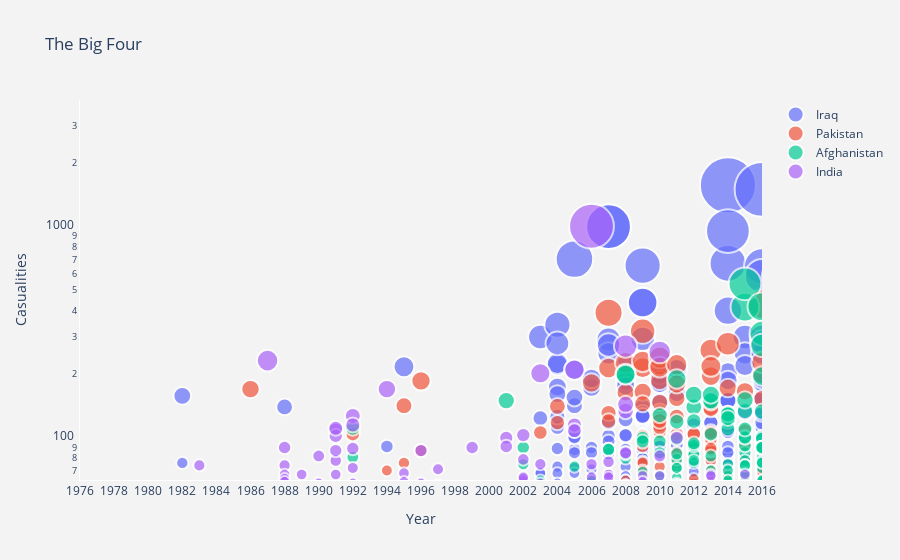

Notebook code for this chart:
### Code cell
data = [trace0, trace1, trace2, trace3]
layout = go.Layout(
         title = 'The Big Four',
         xaxis = dict(
             title = 'Year',
             #type = 'log',
             range = [1976,2016],
             tickmode = 'auto',
             nticks = 30,
             showline = True,
             showgrid = False
             ),
         yaxis = dict(
             title = 'Casualities',
             type = 'log',
             range = [1.8,3.6],
             tickmode = 'auto',
             nticks = 40,
             showline = True,
             showgrid = False),
         paper_bgcolor='rgb(243, 243, 243)',
         plot_bgcolor='rgb(243, 243, 243)',
         )
fig = go.Figure(data=data, layout=layout)
py.iplot(fig, filename='Terrorism Bubble')

### Figure 1 — Plotly figure (JSON) as saved in the notebook; plotly's stock layout.template omitted (floating-point values rounded to 4 significant figures; data arrays with more than 128 entries replaced by an {"elided": "..."} marker saying what was removed)
{"data": [{"marker": {"line": {"width": 2}, "size": {"elided": "264 int values"}, "sizemode": "area", "symbol": "circle"}, "mode": "markers", "name": "Iraq", "text": {"elided": "264 str values"}, "type": "scatter", "x": {"elided": "264 int values"}, "y": {"elided": "264 int values"}}, {"marker": {"line": {"width": 2}, "size": {"elided": "135 int values"}, "sizemode": "area", "symbol": "circle"}, "mode": "markers", "name": "Pakistan", "text": {"elided": "135 str values"}, "type": "scatter", "x": {"elided": "135 int values"}, "y": {"elided": "135 int values"}}, {"marker": {"line": {"width": 2}, "size": {"elided": "172 int values"}, "sizemode": "area", "symbol": "circle"}, "mode": "markers", "name": "Afghanistan", "text": {"elided": "172 str values"}, "type": "scatter", "x": {"elided": "172 int values"}, "y": {"elided": "172 int values"}}, {"marker": {"line": {"width": 2}, "size": [74, 54, 232, 90, 74, 67, 64, 62, 67, 58, 53, 82, 54, 55, 56, 61, 109, 78, 102, 67, 111, 87, 89, 59, 72, 58, 127, 115, 61, 170, 68, 52, 62, 51, 51, 61, 87, 71, 60, 90, 100, 91, 79, 62, 64, 103, 65, 75, 61, 202, 52, 115, 108, 210, 75, 1005, 55, 65, 67, 67, 77, 65, 57, 53, 272, 84, 60, 134, 144, 85, 54, 66, 62, 66, 82, 255, 51, 100, 52, 52, 52, 60, 67, 66, 67, 95], "sizemode": "area", "symbol": "circle"}, "mode": "markers", "name": "India", "text": ["City: Unknown<br>Group: Anti-Immigrant extremists<br>casualities: 74<br>Year: 1983", "City: Imphal<br>Group: People's Liberation Army (India)<br>casualities: 54<br>Year: 1984", "City: Chennai<br>Group: Tamils<br>casualities: 232<br>Year: 1987", "City: Amritsar<br>Group: Khalistan Liberation Force<br>casualities: 90<br>Year: 1988", "City: Amritsar<br>Group: Sikh Extremists<br>casualities: 74<br>Year: 1988", "City: Barpeta<br>Group: United Liberation Front of Assam (ULFA)<br>casualities: 67<br>Year: 1988", "City: Jammu<br>Group: Babbar Khalsa International (BKI)<br>casualities: 64<br>Year: 1988", "City: Batala<br>Group: Babbar Khalsa International (BKI)<br>casualities: 62<br>Year: 1988", "City: Bongaigaon<br>Group: Bodo Militants<br>casualities: 67<br>Year: 1989", "City: Karnal<br>Group: Sikh Extremists<br>casualities: 58<br>Year: 1989", "City: Unknown<br>Group: Khalistan Commando Force<br>casualities: 53<br>Year: 1989", "City: Batala<br>Group: Khalistan Commando Force<br>casualities: 82<br>Year: 1990", "City: Sepalpani<br>Group: Bodo Militants<br>casualities: 54<br>Year: 1990", "City: Pathankot<br>Group: Babbar Khalsa International (BKI)<br>casualities: 55<br>Year: 1990", "City: Rangia<br>Group: Bodo Militants<br>casualities: 56<br>Year: 1990", "City: Hyderabad<br>Group: People's War Group (PWG)<br>casualities: 61<br>Year: 1990", "City: New Delhi<br>Group: Sikh Extremists<br>casualities: 109<br>Year: 1991", "City: Kila Raipur<br>Group: Sikh Extremists<br>casualities: 78<br>Year: 1991", "City: Baddowal<br>Group: Sikh Extremists<br>casualities: 102<br>Year: 1991", "City: Sopore<br>Group: Muslim Militants<br>casualities: 67<br>Year: 1991", "City: Bajpur<br>Group: Sikh Extremists<br>casualities: 111<br>Year: 1991", "City: Sohian<br>Group: Sikh Extremists<br>casualities: 87<br>Year: 1991", "City: New Delhi<br>Group: Muslim Militants<br>casualities: 89<br>Year: 1992", "City: Pathankot<br>Group: Sikh Extremists<br>casualities: 59<br>Year: 1992", "City: Delhi<br>Group: Muslim Separatists<br>casualities: 72<br>Year: 1992", "City: Guwahati<br>Group: National Democratic Front of Bodoland (NDFB)<br>casualities: 58<br>Year: 1992", "City: Unknown<br>Group: Muslim Militants<br>casualities: 127<br>Year: 1992", "City: Bombay<br>Group: Muslim Militants<br>casualities: 115<br>Year: 1992", "City: Unknown<br>Group: Muslims<br>casualities: 61<br>Year: 1992", "City: Banabari<br>Group: Bodo Militants<br>casualities: 170<br>Year: 1994", "City: Jammu<br>Group: Kashmiri extremists<br>casualities: 68<br>Year: 1995", "City: Lailalong<br>Group: National Socialist Council of Nagaland<br>casualities: 52<br>Year: 1995", "City: Jammu<br>Group: Harkat ul Ansar<br>casualities: 62<br>Year: 1995", "City: New Delhi<br>Group: Jammu and Kashmir Islamic Front<br>casualities: 51<br>Year: 1996", "City: New Delhi<br>Group: Jammu and Kashmir Liberation Front<br>casualities: 51<br>Year: 1996", "City: Maiamnala<br>Group: National Socialist Council of Nagaland<br>casualities: 61<br>Year: 1996", "City: Sansapani<br>Group: Bodo Liberation Tigers (BLT)<br>casualities: 87<br>Year: 1996", "City: Unknown<br>Group: Muslim Rebels<br>casualities: 71<br>Year: 1997", "City: Bathe-Lakshmanpur<br>Group: Ranbir Sena<br>casualities: 60<br>Year: 1997", "City: Shiliguri<br>Group: United Liberation Front of Assam (ULFA)<br>casualities: 90<br>Year: 1999", "City: Baghmara<br>Group: National Democratic Front of Bodoland (NDFB)<br>casualities: 100<br>Year: 2001", "City: Srinagar<br>Group: Jaish-e-Mohammad (JeM)<br>casualities: 91<br>Year: 2001", "City: Jammu<br>Group: Lashkar-e-Taiba (LeT)<br>casualities: 79<br>Year: 2002", "City: Jammu<br>Group: Lashkar-e-Taiba (LeT)<br>casualities: 62<br>Year: 2002", "City: Jammu<br>Group: Lashkar-e-Taiba (LeT)<br>casualities: 64<br>Year: 2002", "City: Gandhinagar<br>Group: Gunmen<br>casualities: 103<br>Year: 2002", "City: Jammu<br>Group: Lashkar-e-Taiba (LeT)<br>casualities: 65<br>Year: 2002", "City: Mumbai<br>Group: Students Islamic Movement of India (SIMI)<br>casualities: 75<br>Year: 2003", "City: Bamungopha<br>Group: United Liberation Front of Assam (ULFA)<br>casualities: 61<br>Year: 2003", "City: Mumbai<br>Group: Students Islamic Movement of India (SIMI)<br>casualities: 202<br>Year: 2003", "City: Dimapur<br>Group: United Liberation Front of Assam (ULFA)<br>casualities: 52<br>Year: 2004", "City: Pulwama<br>Group: United Jihad Council<br>casualities: 115<br>Year: 2005", "City: Kotrapali<br>Group: Communist Party of India - Maoist (CPI-Maoist)<br>casualities: 108<br>Year: 2005", "City: New Delhi<br>Group: Lashkar-e-Taiba (LeT)<br>casualities: 210<br>Year: 2005", "City: Dantewada district<br>Group: Communist Party of India - Maoist (CPI-Maoist)<br>casualities: 75<br>Year: 2006", "City: Mumbai<br>Group: Lashkar-e-Taiba (LeT)<br>casualities: 1005<br>Year: 2006", "City: Imphal<br>Group: Kanglei Yawol Kanna Lup (KYKL)<br>casualities: 55<br>Year: 2006", "City: Guwahati<br>Group: United Liberation Front of Assam (ULFA)<br>casualities: 65<br>Year: 2006", "City: Sadiya<br>Group: United Liberation Front of Assam (ULFA)<br>casualities: 67<br>Year: 2007", "City: Ranibodli<br>Group: Naxalites<br>casualities: 67<br>Year: 2007", "City: Hyderabad<br>Group: Harkatul Jihad-e-Islami<br>casualities: 77<br>Year: 2007", "City: Doom Dooma<br>Group: United Liberation Front of Assam (ULFA)<br>casualities: 65<br>Year: 2007", "City: Murkongselek<br>Group: United Liberation Front of Assam (ULFA)<br>casualities: 57<br>Year: 2008", "City: New Delhi<br>Group: Indian Mujahideen<br>casualities: 53<br>Year: 2008", "City: Dispur<br>Group: United Liberation Front of Assam (ULFA)<br>casualities: 272<br>Year: 2008", "City: Kokrajhar<br>Group: United Liberation Front of Assam (ULFA)<br>casualities: 84<br>Year: 2008", "City: Barpeta Road<br>Group: United Liberation Front of Assam (ULFA)<br>casualities: 60<br>Year: 2008", "City: Mumbai<br>Group: Deccan Mujahideen<br>casualities: 134<br>Year: 2008", "City: Mumbai<br>Group: Deccan Mujahideen<br>casualities: 144<br>Year: 2008", "City: Mumbai<br>Group: Deccan Mujahideen<br>casualities: 85<br>Year: 2008", "City: Mumbai<br>Group: Deccan Mujahideen<br>casualities: 54<br>Year: 2008", "City: Guwahati<br>Group: United Liberation Front of Assam (ULFA)<br>casualities: 66<br>Year: 2009", "City: Nalbari<br>Group: United Liberation Front of Assam (ULFA)<br>casualities: 62<br>Year: 2009", "City: Pune<br>Group: Indian Mujahideen<br>casualities: 66<br>Year: 2010", "City: Dantewada district<br>Group: Communist Party of India - Maoist (CPI-Maoist)<br>casualities: 82<br>Year: 2010", "City: Jhargam<br>Group: Communist Party of India - Maoist (CPI-Maoist)<br>casualities: 255<br>Year: 2010", "City: Lohardaga district<br>Group: Communist Party of India - Maoist (CPI-Maoist)<br>casualities: 51<br>Year: 2011", "City: Guwahati<br>Group: Adivasi People's Army (APA)<br>casualities: 100<br>Year: 2011", "City: Mumbai<br>Group: Indian Mujahideen<br>casualities: 52<br>Year: 2011", "City: Mumbai<br>Group: Indian Mujahideen<br>casualities: 52<br>Year: 2011", "City: Mumbai<br>Group: Indian Mujahideen<br>casualities: 52<br>Year: 2011", "City: New Delhi<br>Group: Harkatul Jihad-e-Islami<br>casualities: 60<br>Year: 2011", "City: Hyderabad<br>Group: Lashkar-e-Taiba (LeT)<br>casualities: 67<br>Year: 2013", "City: Hyderabad<br>Group: Lashkar-e-Taiba (LeT)<br>casualities: 66<br>Year: 2013", "City: Sukma district<br>Group: Communist Party of India - Maoist (CPI-Maoist)<br>casualities: 67<br>Year: 2015", "City: Kuneru<br>Group: Maoists<br>casualities: 95<br>Year: 2017"], "type": "scatter", "x": [1983, 1984, 1987, 1988, 1988, 1988, 1988, 1988, 1989, 1989, 1989, 1990, 1990, 1990, 1990, 1990, 1991, 1991, 1991, 1991, 1991, 1991, 1992, 1992, 1992, 1992, 1992, 1992, 1992, 1994, 1995, 1995, 1995, 1996, 1996, 1996, 1996, 1997, 1997, 1999, 2001, 2001, 2002, 2002, 2002, 2002, 2002, 2003, 2003, 2003, 2004, 2005, 2005, 2005, 2006, 2006, 2006, 2006, 2007, 2007, 2007, 2007, 2008, 2008, 2008, 2008, 2008, 2008, 2008, 2008, 2008, 2009, 2009, 2010, 2010, 2010, 2011, 2011, 2011, 2011, 2011, 2011, 2013, 2013, 2015, 2017], "y": [74, 54, 232, 90, 74, 67, 64, 62, 67, 58, 53, 82, 54, 55, 56, 61, 109, 78, 102, 67, 111, 87, 89, 59, 72, 58, 127, 115, 61, 170, 68, 52, 62, 51, 51, 61, 87, 71, 60, 90, 100, 91, 79, 62, 64, 103, 65, 75, 61, 202, 52, 115, 108, 210, 75, 1005, 55, 65, 67, 67, 77, 65, 57, 53, 272, 84, 60, 134, 144, 85, 54, 66, 62, 66, 82, 255, 51, 100, 52, 52, 52, 60, 67, 66, 67, 95]}], "layout": {"paper_bgcolor": "rgb(243, 243, 243)", "plot_bgcolor": "rgb(243, 243, 243)", "title": {"text": "The Big Four"}, "xaxis": {"nticks": 30, "range": [1976, 2016], "showgrid": false, "showline": true, "tickmode": "auto", "title": {"text": "Year"}}, "yaxis": {"nticks": 40, "range": [1.8, 3.6], "showgrid": false, "showline": true, "tickmode": "auto", "title": {"text": "Casualities"}, "type": "log"}}}
